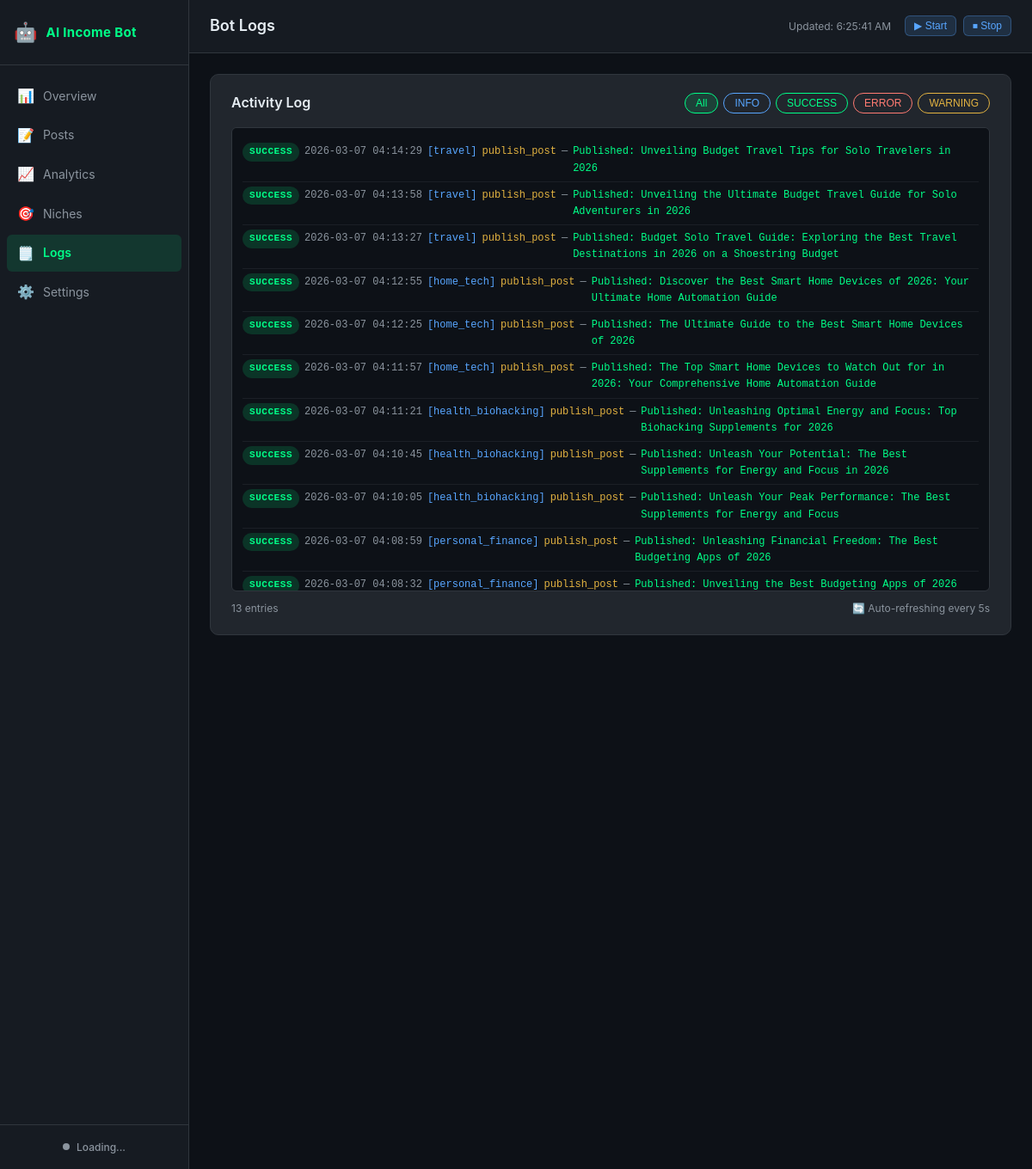
Page /logs on the earlier database version.
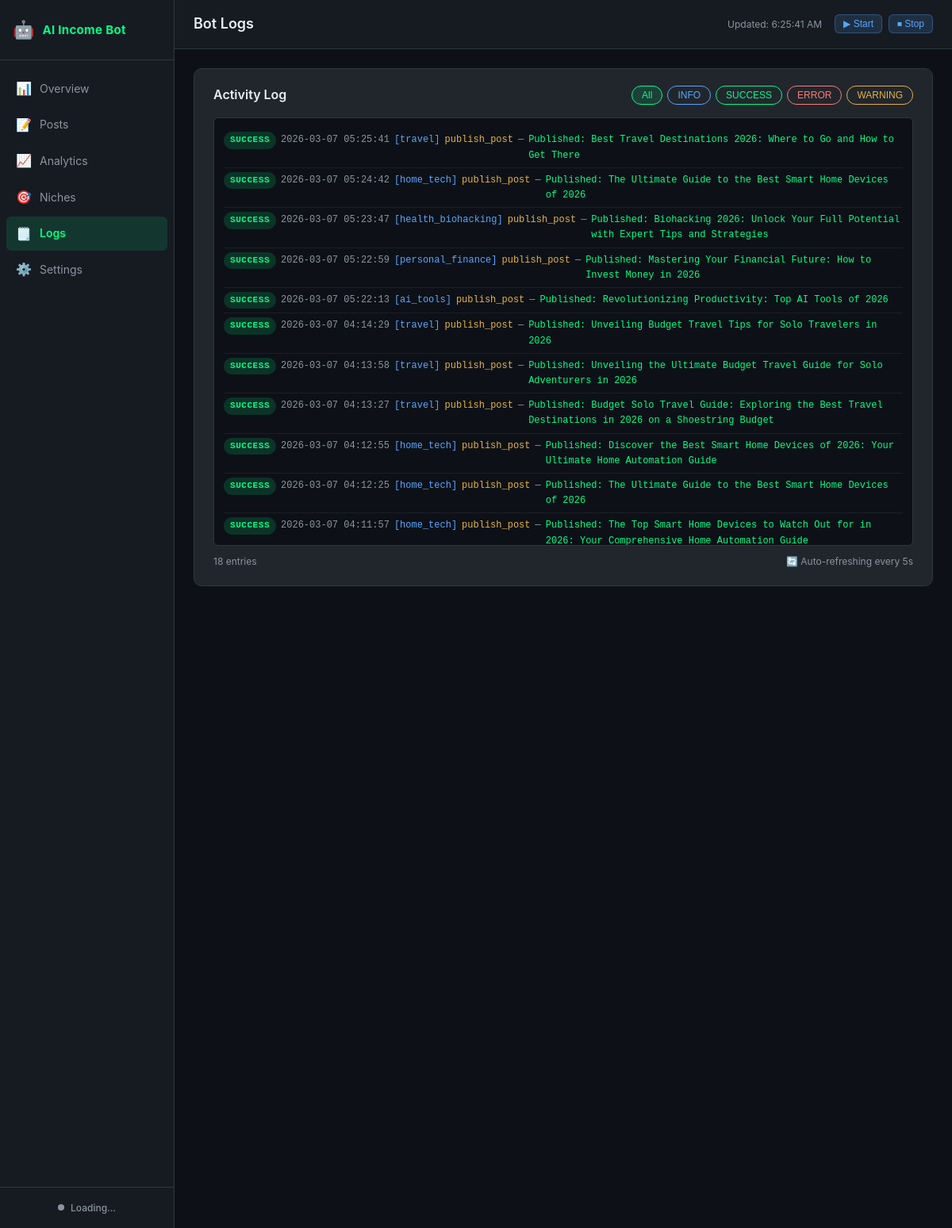
Same page on the later database version.
### tables this page shows
CREATE TABLE bot_logs (
            id INTEGER PRIMARY KEY AUTOINCREMENT,
            timestamp DATETIME DEFAULT CURRENT_TIMESTAMP,
            level TEXT NOT NULL,
            niche_id TEXT,
            action TEXT NOT NULL,
            message TEXT NOT NULL,
            error TEXT
        );

### dashboard/app.py (the view)
@app.route("/logs")
def logs():
    from core import analytics_tracker
    db = _get_db()
    limit = _load_settings().get("dashboard", {}).get("log_display_limit", 200)
    recent_logs = analytics_tracker.get_recent_logs(db, limit=limit)
    settings = _load_settings()
    return render_template("logs.html", logs=recent_logs, settings=settings)

### core/analytics_tracker.py (called while the page is built)
def get_recent_logs(db_path: Path, limit: int = 100) -> list:
    try:
        conn = sqlite3.connect(str(db_path))
        conn.row_factory = sqlite3.Row
        rows = conn.execute(
            "SELECT * FROM bot_logs ORDER BY timestamp DESC LIMIT ?", (limit,)
        ).fetchall()
        conn.close()
        return [dict(r) for r in rows]
    except Exception:
        return []

### dashboard/app.py (called while the page is built)
def _get_db():
    import sys
    sys.path.insert(0, str(_PROJECT_ROOT))
    from core import analytics_tracker
    if not _DB_PATH.exists():
        _DB_PATH.parent.mkdir(parents=True, exist_ok=True)
        analytics_tracker.init_db(_DB_PATH)
    return _DB_PATH

def _load_settings() -> dict:
    try:
        with open(_SETTINGS_CONFIG_PATH) as f:
            return yaml.safe_load(f)
    except Exception:
        return {}

### dashboard/templates/logs.html (shortened to what this page needs)
{% extends "base.html" %}
{% block page_title %}Bot Logs{% endblock %}
{% block content %}
<div class="card">
  <div class="card-header">
    <h3 class="card-title">Activity Log</h3>
    <div class="filter-btns" id="logFilters">
      <button class="filter-btn active" onclick="filterLogs('ALL', this)">All</button>
      <button class="filter-btn info" onclick="filterLogs('INFO', this)">INFO</button>
      <button class="filter-btn success" onclick="filterLogs('SUCCESS', this)">SUCCESS</button>
      <button class="filter-btn error" onclick="filterLogs('ERROR', this)">ERROR</button>
      <button class="filter-btn warning" onclick="filterLogs('WARNING', this)">WARNING</button>
    </div>
  </div>
  <div class="log-container" id="logContainer">
    {% for log in logs %}
    <div class="log-entry log-{{ log.level|lower }}" data-level="{{ log.level }}">
      <span class="log-level badge badge-{{ log.level|lower }}">{{ log.level }}</span>
      <span class="log-timestamp">{{ log.timestamp }}</span>
      {% if log.niche_id %}<span class="log-niche">[{{ log.niche_id }}]</span>{% endif %}
      <span class="log-action">{{ log.action }}</span>
      <span class="log-sep">—</span>
      <span class="log-message">{{ log.message }}</span>
    </div>
    {% else %}
    <div class="log-empty text-muted">No logs yet. Start the bot to see activity here.</div>
    {% endfor %}
  </div>
  <div class="log-footer">
    <span class="text-muted" id="logCount">{{ logs|length }} entries</span>
    <span class="text-muted" id="pollStatus">🔄 Auto-refreshing every 5s</span>
  </div>
</div>
{% endblock %}

Differences in the rows shown:
no longer on this page (row unchanged): bot_logs: level "SUCCESS", timestamp "2026-03-07 04:11:21", niche_id "health_biohacking", action "publish_post", message "Published: Unleashing Optimal Energy and Focus: Top Biohacking Supplements for 2026"
no longer on this page (row unchanged): bot_logs: level "SUCCESS", timestamp "2026-03-07 04:10:45", niche_id "health_biohacking", action "publish_post", message "Published: Unleash Your Potential: The Best Supplements for Energy and Focus in 2026"
no longer on this page (row unchanged): bot_logs: level "SUCCESS", timestamp "2026-03-07 04:10:05", niche_id "health_biohacking", action "publish_post", message "Published: Unleash Your Peak Performance: The Best Supplements for Energy and Focus"
no longer on this page (row unchanged): bot_logs: level "SUCCESS", timestamp "2026-03-07 04:08:59", niche_id "personal_finance", action "publish_post", message "Published: Unleashing Financial Freedom: The Best Budgeting Apps of 2026"
no longer on this page (row unchanged): bot_logs: level "SUCCESS", timestamp "2026-03-07 04:08:32", niche_id "personal_finance", action "publish_post", message "Published: Unveiling the Best Budgeting Apps of 2026…"
added bot_logs: level "SUCCESS", timestamp "2026-03-07 05:25:41", niche_id "travel", action "publish_post", message "Published: Best Travel Destinations 2026: Where to Go and How to Get There"
added bot_logs: level "SUCCESS", timestamp "2026-03-07 05:24:42", niche_id "home_tech", action "publish_post", message "Published: The Ultimate Guide to the Best Smart Home Devices of 2026"
added bot_logs: level "SUCCESS", timestamp "2026-03-07 05:23:47", niche_id "health_biohacking", action "publish_post", message "Published: Biohacking 2026: Unlock Your Full Potential with Expert Tips and Strategies"
added bot_logs: level "SUCCESS", timestamp "2026-03-07 05:22:59", niche_id "personal_finance", action "publish_post", message "Published: Mastering Your Financial Future: How to Invest Money in 2026"
added bot_logs: level "SUCCESS", timestamp "2026-03-07 05:22:13", niche_id "ai_tools", action "publish_post", message "Published: Revolutionizing Productivity: Top AI Tools of 2026"
Other differences:
{{ logs|length }}: "13" → "18"
